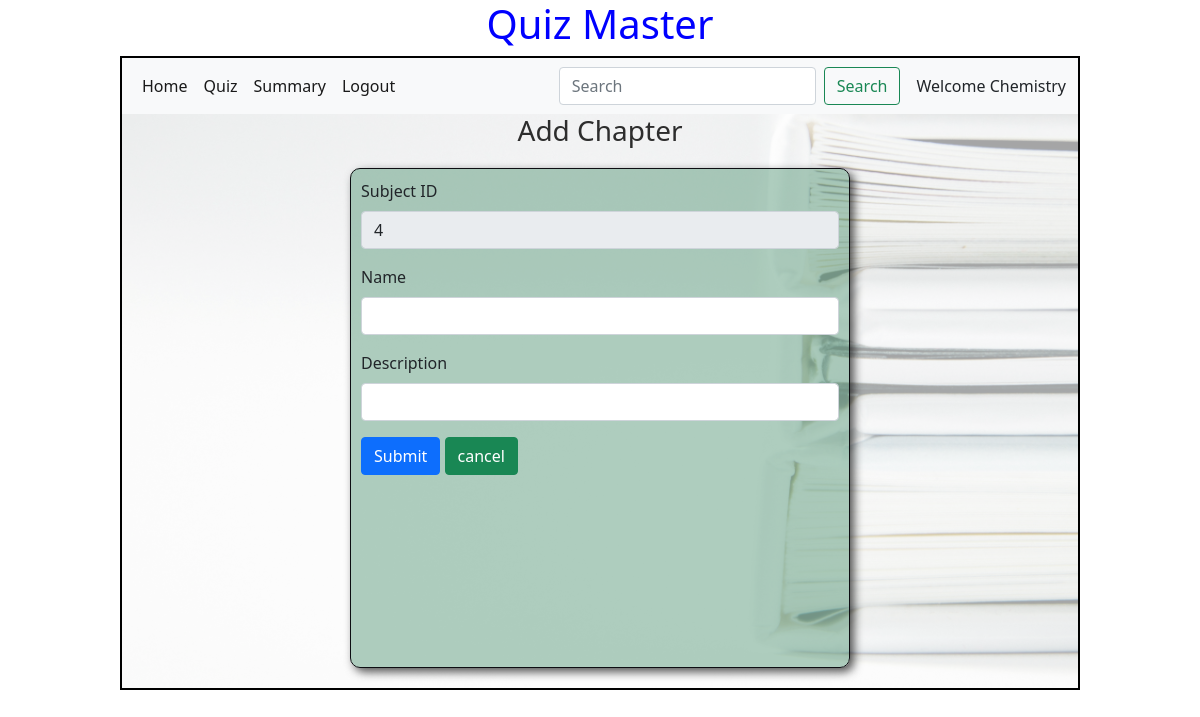
Page /add_chapter/4/Chemistry on the earlier database version.
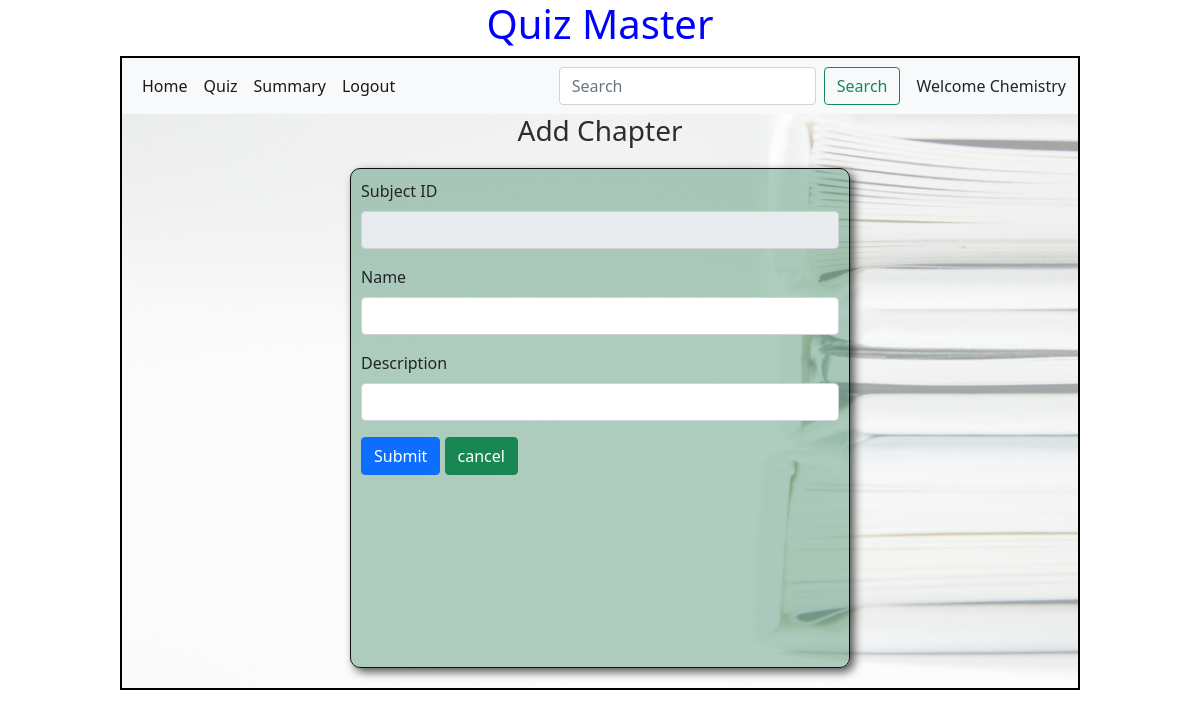
Same page on the later database version.
### models/models.py (models this page shows)
class Subject(db.Model):
    id=db.Column(db.Integer,primary_key=True)
    name=db.Column(db.String,unique=True,nullable=False)
    description=db.Column(db.String)
    chapters = db.relationship("Chapter",cascade="all,delete",backref="subject",lazy=True)

### controllers/controller.py (the view, shortened to what this page needs)
@app.route('/add_chapter/<id>/<name>',methods=["GET","POST"])
def add_chapter(id,name):
    subject = get_subject(id=id)
    return render_template("add_chapter.html",subject=subject,name=name)

### controllers/controller.py (called while the page is built)
def  get_subject(id):
    subject = Subject.query.filter_by(id=id).first()
    return subject

### templates/add_chapter.html (shortened to what this page needs)
<!DOCTYPE html>
<html lang="en">
<head>
    <link rel="stylesheet" href="/static/css/style.css">
    <link href="https://cdn.jsdelivr.net/npm/bootstrap@5.0.2/dist/css/bootstrap.min.css" rel="stylesheet">
</head>
<body>
    <div id="container">
        <h1 id="heading">Quiz Master</h1>
        <div id="panel">
            <nav class="navbar navbar-expand-lg navbar-light bg-light">
                <div class="container-fluid">
                  <div class="collapse navbar-collapse" id="navbarSupportedContent">
                    <ul class="navbar-nav me-auto mb-2 mb-lg-0">
                      <li class="nav-item">
                        <a class="nav-link active" aria-current="page" href="#">Home</a>
                      </li>
                      <li class="nav-item">
                        <a class="nav-link active" href="#">Quiz</a>
                      </li>
                      <li class="nav-item">
                        <a class="nav-link active" href="#">Summary</a>
                      </li>
                      <li class="nav-item">
                        <a class="nav-link active" href="/login">Logout</a>
                      </li>
                    </ul>
                    <form class="d-flex">
                      <input class="form-control me-2" type="search" placeholder="Search" aria-label="Search">
                      <button class="btn btn-outline-success" type="submit">Search</button>
                    </form>
                  </div>
                  <span class="ms-3">Welcome {{name}}</span>
                </div>
              </nav>
              <h3 id="center">Add Chapter</h3>
              <div id="input_form">
                <form action="/add_chapter/{{subject.id}}/{{name}}" method="POST">
                    <div class="mb-3">
                        <label for="s_id" class="form-label">Subject ID</label>
                        <input type="number" class="form-control" id="s_id" name="s_id" value="{{subject.id}}"  readonly>
                      </div>
                    <div class="mb-3">
                      <label for="name" class="form-label">Name</label>
                      <input type="text" class="form-control" id="name" name="name">
                    </div>
                    <div class="mb-3">
                      <label for="description" class="form-label">Description</label>
                      <input type="text" class="form-control" id="description" name="description">
                    </div>
                    <div class="mb-3">
                        <button type="submit" class="btn btn-primary">Submit</button>
                        <a href="/admin/{{name}}" type="button" class="btn btn-success"> cancel</a>
                    </div>
                  </form>
            </div>
        </div>
    </div>
</body>
</html>

Differences in the rows shown:
removed Subject: s_id "4"
